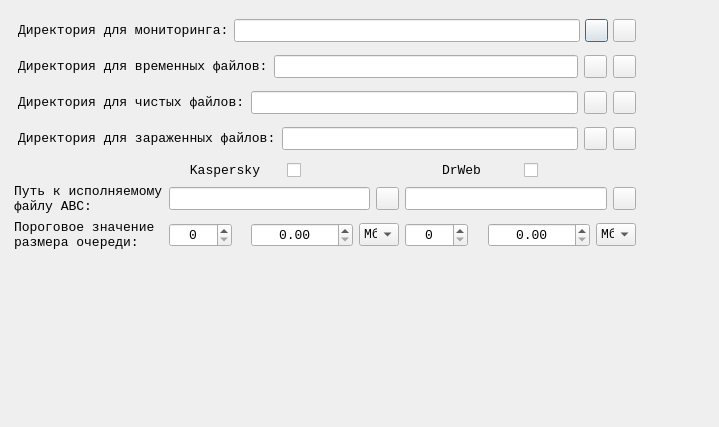
<?xml version="1.0" encoding="UTF-8"?>
<ui version="4.0">
 <class>Settings</class>
 <widget class="QDialog" name="Settings">
  <property name="geometry">
   <rect>
    <x>0</x>
    <y>0</y>
    <width>719</width>
    <height>427</height>
   </rect>
  </property>
  <property name="windowTitle">
   <string>Dialog</string>
  </property>
  <property name="windowIcon">
   <iconset resource="img.qrc">
    <normaloff>:/img/SETTINGS.png</normaloff>:/img/SETTINGS.png</iconset>
  </property>
  <widget class="QWidget" name="verticalLayoutWidget_2">
   <property name="geometry">
    <rect>
     <x>10</x>
     <y>10</y>
     <width>630</width>
     <height>254</height>
    </rect>
   </property>
   <layout class="QVBoxLayout" name="mainLayout">
    <property name="leftMargin">
     <number>4</number>
    </property>
    <property name="topMargin">
     <number>2</number>
    </property>
    <property name="rightMargin">
     <number>4</number>
    </property>
    <property name="bottomMargin">
     <number>2</number>
    </property>
    <item>
     <layout class="QHBoxLayout" name="firstRowLayout" stretch="0,0,0,0">
      <property name="spacing">
       <number>5</number>
      </property>
      <property name="sizeConstraint">
       <enum>QLayout::SetDefaultConstraint</enum>
      </property>
      <property name="leftMargin">
       <number>4</number>
      </property>
      <property name="rightMargin">
       <number>0</number>
      </property>
      <item>
       <widget class="QLabel" name="watchDirLabel">
        <property name="font">
         <font>
          <family>Courier New</family>
          <pointsize>10</pointsize>
         </font>
        </property>
        <property name="text">
         <string>Директория для мониторинга:</string>
        </property>
       </widget>
      </item>
      <item>
       <widget class="QLineEdit" name="watchDirLE">
        <property name="font">
         <font>
          <family>Courier New</family>
          <pointsize>10</pointsize>
         </font>
        </property>
       </widget>
      </item>
      <item>
       <widget class="QPushButton" name="watchDirButton">
        <property name="sizePolicy">
         <sizepolicy hsizetype="Maximum" vsizetype="Fixed">
          <horstretch>0</horstretch>
          <verstretch>0</verstretch>
         </sizepolicy>
        </property>
        <property name="minimumSize">
         <size>
          <width>23</width>
          <height>23</height>
         </size>
        </property>
        <property name="maximumSize">
         <size>
          <width>23</width>
          <height>23</height>
         </size>
        </property>
        <property name="sizeIncrement">
         <size>
          <width>0</width>
          <height>0</height>
         </size>
        </property>
        <property name="text">
         <string/>
        </property>
        <property name="icon">
         <iconset resource="img.qrc">
          <normaloff>:/img/FOLDER.png</normaloff>:/img/FOLDER.png</iconset>
        </property>
       </widget>
      </item>
      <item>
       <widget class="QPushButton" name="clearWatchDirButton">
        <property name="maximumSize">
         <size>
          <width>23</width>
          <height>23</height>
         </size>
        </property>
        <property name="text">
         <string/>
        </property>
        <property name="icon">
         <iconset resource="img.qrc">
          <normaloff>:/img/CLEARDIR.png</normaloff>:/img/CLEARDIR.png</iconset>
        </property>
       </widget>
      </item>
     </layout>
    </item>
    <item>
     <layout class="QHBoxLayout" name="horizontalLayout">
      <property name="leftMargin">
       <number>4</number>
      </property>
      <item>
       <widget class="QLabel" name="tempDirLabel">
        <property name="font">
         <font>
          <family>Courier New</family>
          <pointsize>10</pointsize>
         </font>
        </property>
        <property name="text">
         <string>Директория для временных файлов:</string>
        </property>
       </widget>
      </item>
      <item>
       <widget class="QLineEdit" name="investigatorDirLE">
        <property name="font">
         <font>
          <family>Courier New</family>
          <pointsize>10</pointsize>
         </font>
        </property>
       </widget>
      </item>
      <item>
       <widget class="QPushButton" name="tempDirButton">
        <property name="minimumSize">
         <size>
          <width>23</width>
          <height>23</height>
         </size>
        </property>
        <property name="maximumSize">
         <size>
          <width>23</width>
          <height>23</height>
         </size>
        </property>
        <property name="text">
         <string/>
        </property>
        <property name="icon">
         <iconset resource="img.qrc">
          <normaloff>:/img/FOLDER.png</normaloff>:/img/FOLDER.png</iconset>
        </property>
       </widget>
      </item>
      <item>
       <widget class="QPushButton" name="clearTempDirButton">
        <property name="maximumSize">
         <size>
          <width>23</width>
          <height>23</height>
         </size>
        </property>
        <property name="text">
         <string/>
        </property>
        <property name="icon">
         <iconset resource="img.qrc">
          <normaloff>:/img/CLEARDIR.png</normaloff>:/img/CLEARDIR.png</iconset>
        </property>
       </widget>
      </item>
     </layout>
    </item>
    <item>
     <layout class="QHBoxLayout" name="horizontalLayout_2">
      <property name="leftMargin">
       <number>4</number>
      </property>
      <item>
       <widget class="QLabel" name="cleanDirLabel">
        <property name="font">
         <font>
          <family>Courier New</family>
          <pointsize>10</pointsize>
         </font>
        </property>
        <property name="text">
         <string>Директория для чистых файлов:</string>
        </property>
       </widget>
      </item>
      <item>
       <widget class="QLineEdit" name="cleanDirLE">
        <property name="font">
         <font>
          <family>Courier New</family>
          <pointsize>10</pointsize>
         </font>
        </property>
       </widget>
      </item>
      <item>
       <widget class="QPushButton" name="cleanDirButton">
        <property name="minimumSize">
         <size>
          <width>23</width>
          <height>23</height>
         </size>
        </property>
        <property name="maximumSize">
         <size>
          <width>23</width>
          <height>23</height>
         </size>
        </property>
        <property name="text">
         <string/>
        </property>
        <property name="icon">
         <iconset resource="img.qrc">
          <normaloff>:/img/FOLDER.png</normaloff>:/img/FOLDER.png</iconset>
        </property>
       </widget>
      </item>
      <item>
       <widget class="QPushButton" name="clearCleanDirButton">
        <property name="maximumSize">
         <size>
          <width>23</width>
          <height>23</height>
         </size>
        </property>
        <property name="text">
         <string/>
        </property>
        <property name="icon">
         <iconset resource="img.qrc">
          <normaloff>:/img/CLEARDIR.png</normaloff>:/img/CLEARDIR.png</iconset>
        </property>
       </widget>
      </item>
     </layout>
    </item>
    <item>
     <layout class="QHBoxLayout" name="horizontalLayout_4">
      <property name="leftMargin">
       <number>4</number>
      </property>
      <item>
       <widget class="QLabel" name="dangerousDirLabel">
        <property name="font">
         <font>
          <family>Courier New</family>
          <pointsize>10</pointsize>
         </font>
        </property>
        <property name="text">
         <string>Директория для зараженных файлов:</string>
        </property>
       </widget>
      </item>
      <item>
       <widget class="QLineEdit" name="dangerousDirLE">
        <property name="font">
         <font>
          <family>Courier New</family>
          <pointsize>10</pointsize>
         </font>
        </property>
       </widget>
      </item>
      <item>
       <widget class="QPushButton" name="dangerousDirButton">
        <property name="minimumSize">
         <size>
          <width>23</width>
          <height>23</height>
         </size>
        </property>
        <property name="maximumSize">
         <size>
          <width>23</width>
          <height>23</height>
         </size>
        </property>
        <property name="text">
         <string/>
        </property>
        <property name="icon">
         <iconset resource="img.qrc">
          <normaloff>:/img/FOLDER.png</normaloff>:/img/FOLDER.png</iconset>
        </property>
       </widget>
      </item>
      <item>
       <widget class="QPushButton" name="clearDangerDirButton">
        <property name="maximumSize">
         <size>
          <width>23</width>
          <height>23</height>
         </size>
        </property>
        <property name="text">
         <string/>
        </property>
        <property name="icon">
         <iconset resource="img.qrc">
          <normaloff>:/img/CLEARDIR.png</normaloff>:/img/CLEARDIR.png</iconset>
        </property>
       </widget>
      </item>
     </layout>
    </item>
    <item>
     <layout class="QGridLayout" name="gridLayout" rowstretch="0,0,0,0">
      <item row="3" column="0">
       <widget class="QLabel" name="maxQueueSizeLabel">
        <property name="font">
         <font>
          <family>Courier New</family>
          <pointsize>10</pointsize>
         </font>
        </property>
        <property name="text">
         <string>Пороговое значение
размера очереди:</string>
        </property>
       </widget>
      </item>
      <item row="2" column="3">
       <layout class="QHBoxLayout" name="horizontalLayout_6">
        <item>
         <widget class="QLineEdit" name="drwebFileLE">
          <property name="font">
           <font>
            <family>Courier New</family>
            <pointsize>10</pointsize>
           </font>
          </property>
         </widget>
        </item>
        <item>
         <widget class="QPushButton" name="drwebFileButton">
          <property name="minimumSize">
           <size>
            <width>23</width>
            <height>23</height>
           </size>
          </property>
          <property name="maximumSize">
           <size>
            <width>23</width>
            <height>23</height>
           </size>
          </property>
          <property name="text">
           <string/>
          </property>
          <property name="icon">
           <iconset resource="img.qrc">
            <normaloff>:/img/DRWEB.jpg</normaloff>:/img/DRWEB.jpg</iconset>
          </property>
         </widget>
        </item>
       </layout>
      </item>
      <item row="0" column="2">
       <layout class="QHBoxLayout" name="horizontalLayout_3">
        <item>
         <widget class="QLabel" name="kasperskyLabel1">
          <property name="font">
           <font>
            <family>Courier New</family>
            <pointsize>10</pointsize>
           </font>
          </property>
          <property name="text">
           <string>Kaspersky</string>
          </property>
          <property name="alignment">
           <set>Qt::AlignCenter</set>
          </property>
         </widget>
        </item>
        <item>
         <widget class="QCheckBox" name="kasperCB">
          <property name="text">
           <string/>
          </property>
         </widget>
        </item>
       </layout>
      </item>
      <item row="2" column="0">
       <widget class="QLabel" name="label">
        <property name="font">
         <font>
          <family>Courier New</family>
          <pointsize>10</pointsize>
         </font>
        </property>
        <property name="text">
         <string>Путь к исполняемому
файлу АВС:</string>
        </property>
       </widget>
      </item>
      <item row="0" column="3">
       <layout class="QHBoxLayout" name="horizontalLayout_5">
        <item>
         <widget class="QLabel" name="drwebLabel1">
          <property name="font">
           <font>
            <family>Courier New</family>
            <pointsize>10</pointsize>
           </font>
          </property>
          <property name="text">
           <string>DrWeb</string>
          </property>
          <property name="alignment">
           <set>Qt::AlignCenter</set>
          </property>
         </widget>
        </item>
        <item>
         <widget class="QCheckBox" name="drwebCB">
          <property name="text">
           <string/>
          </property>
         </widget>
        </item>
       </layout>
      </item>
      <item row="2" column="2">
       <layout class="QHBoxLayout" name="horizontalLayout_7">
        <item>
         <widget class="QLineEdit" name="kasperFileLE">
          <property name="font">
           <font>
            <family>Courier New</family>
            <pointsize>10</pointsize>
           </font>
          </property>
         </widget>
        </item>
        <item>
         <widget class="QPushButton" name="kasperFileButton">
          <property name="minimumSize">
           <size>
            <width>23</width>
            <height>23</height>
           </size>
          </property>
          <property name="maximumSize">
           <size>
            <width>23</width>
            <height>23</height>
           </size>
          </property>
          <property name="text">
           <string/>
          </property>
          <property name="icon">
           <iconset resource="img.qrc">
            <normaloff>:/img/KASPERSKY.png</normaloff>:/img/KASPERSKY.png</iconset>
          </property>
         </widget>
        </item>
       </layout>
      </item>
      <item row="3" column="3">
       <layout class="QHBoxLayout" name="horizontalLayout_9">
        <item>
         <widget class="QSpinBox" name="drwebMaxQueueSizeSB">
          <property name="font">
           <font>
            <family>Courier New</family>
            <pointsize>10</pointsize>
           </font>
          </property>
          <property name="alignment">
           <set>Qt::AlignCenter</set>
          </property>
          <property name="maximum">
           <number>9999</number>
          </property>
         </widget>
        </item>
        <item>
         <spacer name="horizontalSpacer_2">
          <property name="orientation">
           <enum>Qt::Horizontal</enum>
          </property>
          <property name="sizeHint" stdset="0">
           <size>
            <width>40</width>
            <height>20</height>
           </size>
          </property>
         </spacer>
        </item>
        <item>
         <widget class="QDoubleSpinBox" name="drwebMaxQueueVolSB">
          <property name="font">
           <font>
            <family>Courier New</family>
            <pointsize>10</pointsize>
           </font>
          </property>
          <property name="alignment">
           <set>Qt::AlignCenter</set>
          </property>
          <property name="maximum">
           <double>999999.000000000000000</double>
          </property>
         </widget>
        </item>
        <item>
         <widget class="QComboBox" name="drwebMaxQueueVolUnitCB">
          <property name="maximumSize">
           <size>
            <width>40</width>
            <height>16777215</height>
           </size>
          </property>
          <property name="font">
           <font>
            <family>Courier New</family>
            <pointsize>10</pointsize>
           </font>
          </property>
          <item>
           <property name="text">
            <string>Мб</string>
           </property>
          </item>
          <item>
           <property name="text">
            <string>Гб</string>
           </property>
          </item>
         </widget>
        </item>
       </layout>
      </item>
      <item row="3" column="2">
       <layout class="QHBoxLayout" name="horizontalLayout_8">
        <item>
         <widget class="QSpinBox" name="kasperMaxQueueSizeSB">
          <property name="font">
           <font>
            <family>Courier New</family>
            <pointsize>10</pointsize>
           </font>
          </property>
          <property name="alignment">
           <set>Qt::AlignCenter</set>
          </property>
          <property name="maximum">
           <number>9999</number>
          </property>
         </widget>
        </item>
        <item>
         <spacer name="horizontalSpacer">
          <property name="orientation">
           <enum>Qt::Horizontal</enum>
          </property>
          <property name="sizeHint" stdset="0">
           <size>
            <width>40</width>
            <height>20</height>
           </size>
          </property>
         </spacer>
        </item>
        <item>
         <widget class="QDoubleSpinBox" name="kasperMaxQueueVolSB">
          <property name="font">
           <font>
            <family>Courier New</family>
            <pointsize>10</pointsize>
           </font>
          </property>
          <property name="alignment">
           <set>Qt::AlignCenter</set>
          </property>
          <property name="maximum">
           <double>999999.000000000000000</double>
          </property>
         </widget>
        </item>
        <item>
         <widget class="QComboBox" name="kasperMaxQueueVolUnitCB">
          <property name="maximumSize">
           <size>
            <width>40</width>
            <height>16777215</height>
           </size>
          </property>
          <property name="font">
           <font>
            <family>Courier New</family>
            <pointsize>10</pointsize>
           </font>
          </property>
          <item>
           <property name="text">
            <string>Мб</string>
           </property>
          </item>
          <item>
           <property name="text">
            <string>Гб</string>
           </property>
          </item>
         </widget>
        </item>
       </layout>
      </item>
     </layout>
    </item>
   </layout>
  </widget>
 </widget>
 <tabstops>
  <tabstop>watchDirLE</tabstop>
  <tabstop>watchDirButton</tabstop>
  <tabstop>clearWatchDirButton</tabstop>
  <tabstop>investigatorDirLE</tabstop>
  <tabstop>tempDirButton</tabstop>
  <tabstop>clearTempDirButton</tabstop>
  <tabstop>cleanDirLE</tabstop>
  <tabstop>cleanDirButton</tabstop>
  <tabstop>clearCleanDirButton</tabstop>
  <tabstop>dangerousDirLE</tabstop>
  <tabstop>dangerousDirButton</tabstop>
  <tabstop>clearDangerDirButton</tabstop>
  <tabstop>kasperCB</tabstop>
  <tabstop>drwebCB</tabstop>
  <tabstop>kasperFileLE</tabstop>
  <tabstop>kasperFileButton</tabstop>
  <tabstop>drwebFileLE</tabstop>
  <tabstop>drwebFileButton</tabstop>
  <tabstop>kasperMaxQueueSizeSB</tabstop>
  <tabstop>kasperMaxQueueVolSB</tabstop>
  <tabstop>kasperMaxQueueVolUnitCB</tabstop>
  <tabstop>drwebMaxQueueSizeSB</tabstop>
  <tabstop>drwebMaxQueueVolSB</tabstop>
  <tabstop>drwebMaxQueueVolUnitCB</tabstop>
 </tabstops>
 <resources>
  <include location="img.qrc"/>
 </resources>
 <connections/>
</ui>
